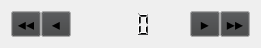
    <widget class="QWidget" name="layoutWidget">
     <property name="geometry">
      <rect>
       <x>70</x>
       <y>80</y>
       <width>261</width>
       <height>31</height>
      </rect>
     </property>
     <layout class="QHBoxLayout" name="editor_channel" stretch="1,1,4,1,1">
      <property name="spacing">
       <number>0</number>
      </property>
      <property name="sizeConstraint">
       <enum>QLayout::SetDefaultConstraint</enum>
      </property>
      <item>
       <widget class="QToolButton" name="down_major_channel">
        <property name="maximumSize">
         <size>
          <width>30</width>
          <height>30</height>
         </size>
        </property>
        <property name="palette">
         <palette>
          <active>
           <colorrole role="Button">
            <brush brushstyle="SolidPattern">
             <color alpha="255">
              <red>72</red>
              <green>73</green>
              <blue>74</blue>
             </color>
            </brush>
           </colorrole>
          </active>
          <inactive>
           <colorrole role="Button">
            <brush brushstyle="SolidPattern">
             <color alpha="255">
              <red>64</red>
              <green>65</green>
              <blue>66</blue>
             </color>
            </brush>
           </colorrole>
          </inactive>
          <disabled>
           <colorrole role="Button">
            <brush brushstyle="SolidPattern">
             <color alpha="255">
              <red>72</red>
              <green>73</green>
              <blue>74</blue>
             </color>
            </brush>
           </colorrole>
          </disabled>
         </palette>
        </property>
        <property name="font">
         <font>
          <family>Tahoma</family>
          <pointsize>12</pointsize>
          <bold>true</bold>
         </font>
        </property>
        <property name="autoFillBackground">
         <bool>false</bool>
        </property>
        <property name="text">
         <string>◂◂</string>
        </property>
        <property name="autoRepeat">
         <bool>true</bool>
        </property>
        <property name="autoRepeatDelay">
         <number>500</number>
        </property>
        <property name="autoRepeatInterval">
         <number>50</number>
        </property>
        <property name="popupMode">
         <enum>QToolButton::InstantPopup</enum>
        </property>
        <property name="toolButtonStyle">
         <enum>Qt::ToolButtonTextOnly</enum>
        </property>
        <property name="autoRaise">
         <bool>false</bool>
        </property>
        <property name="arrowType">
         <enum>Qt::NoArrow</enum>
        </property>
       </widget>
      </item>
      <item>
       <widget class="QToolButton" name="down_minor_channel">
        <property name="maximumSize">
         <size>
          <width>30</width>
          <height>30</height>
         </size>
        </property>
        <property name="palette">
         <palette>
          <active>
           <colorrole role="Button">
            <brush brushstyle="SolidPattern">
             <color alpha="255">
              <red>72</red>
              <green>73</green>
              <blue>74</blue>
             </color>
            </brush>
           </colorrole>
          </active>
          <inactive>
           <colorrole role="Button">
            <brush brushstyle="SolidPattern">
             <color alpha="255">
              <red>64</red>
              <green>65</green>
              <blue>66</blue>
             </color>
            </brush>
           </colorrole>
          </inactive>
          <disabled>
           <colorrole role="Button">
            <brush brushstyle="SolidPattern">
             <color alpha="255">
              <red>72</red>
              <green>73</green>
              <blue>74</blue>
             </color>
            </brush>
           </colorrole>
          </disabled>
         </palette>
        </property>
        <property name="font">
         <font>
          <family>Tahoma</family>
          <pointsize>12</pointsize>
          <bold>true</bold>
         </font>
        </property>
        <property name="autoFillBackground">
         <bool>false</bool>
        </property>
        <property name="text">
         <string>◂</string>
        </property>
        <property name="autoRepeat">
         <bool>true</bool>
        </property>
        <property name="autoRepeatDelay">
         <number>500</number>
        </property>
        <property name="autoRepeatInterval">
         <number>50</number>
        </property>
        <property name="popupMode">
         <enum>QToolButton::InstantPopup</enum>
        </property>
        <property name="toolButtonStyle">
         <enum>Qt::ToolButtonTextOnly</enum>
        </property>
        <property name="autoRaise">
         <bool>false</bool>
        </property>
        <property name="arrowType">
         <enum>Qt::NoArrow</enum>
        </property>
       </widget>
      </item>
      <item>
       <widget class="QLCDNumber" name="lcd_channel">
        <property name="sizePolicy">
         <sizepolicy hsizetype="MinimumExpanding" vsizetype="Minimum">
          <horstretch>0</horstretch>
          <verstretch>0</verstretch>
         </sizepolicy>
        </property>
        <property name="palette">
         <palette>
          <active>
           <colorrole role="Dark">
            <brush brushstyle="SolidPattern">
             <color alpha="255">
              <red>255</red>
              <green>255</green>
              <blue>255</blue>
             </color>
            </brush>
           </colorrole>
          </active>
          <inactive>
           <colorrole role="Dark">
            <brush brushstyle="SolidPattern">
             <color alpha="255">
              <red>64</red>
              <green>65</green>
              <blue>66</blue>
             </color>
            </brush>
           </colorrole>
          </inactive>
          <disabled>
           <colorrole role="Dark">
            <brush brushstyle="SolidPattern">
             <color alpha="255">
              <red>255</red>
              <green>255</green>
              <blue>255</blue>
             </color>
            </brush>
           </colorrole>
          </disabled>
         </palette>
        </property>
        <property name="frameShape">
         <enum>QFrame::NoFrame</enum>
        </property>
        <property name="frameShadow">
         <enum>QFrame::Raised</enum>
        </property>
        <property name="lineWidth">
         <number>0</number>
        </property>
        <property name="smallDecimalPoint">
         <bool>true</bool>
        </property>
        <property name="digitCount">
         <number>3</number>
        </property>
        <property name="segmentStyle">
         <enum>QLCDNumber::Filled</enum>
        </property>
        <property name="value" stdset="0">
         <double>0.000000000000000</double>
        </property>
        <property name="intValue" stdset="0">
         <number>0</number>
        </property>
       </widget>
      </item>
      <item>
       <widget class="QToolButton" name="up_minor_channel">
        <property name="maximumSize">
         <size>
          <width>30</width>
          <height>30</height>
         </size>
        </property>
        <property name="palette">
         <palette>
          <active>
           <colorrole role="Button">
            <brush brushstyle="SolidPattern">
             <color alpha="255">
              <red>72</red>
              <green>73</green>
              <blue>74</blue>
             </color>
            </brush>
           </colorrole>
          </active>
          <inactive>
           <colorrole role="Button">
            <brush brushstyle="SolidPattern">
             <color alpha="255">
              <red>64</red>
              <green>65</green>
              <blue>66</blue>
             </color>
            </brush>
           </colorrole>
          </inactive>
          <disabled>
           <colorrole role="Button">
            <brush brushstyle="SolidPattern">
             <color alpha="255">
              <red>72</red>
              <green>73</green>
              <blue>74</blue>
             </color>
            </brush>
           </colorrole>
          </disabled>
         </palette>
        </property>
        <property name="font">
         <font>
          <family>Tahoma</family>
          <pointsize>12</pointsize>
          <bold>true</bold>
         </font>
        </property>
        <property name="autoFillBackground">
         <bool>false</bool>
        </property>
        <property name="text">
         <string>▸</string>
        </property>
        <property name="autoRepeat">
         <bool>true</bool>
        </property>
        <property name="autoRepeatDelay">
         <number>500</number>
        </property>
        <property name="autoRepeatInterval">
         <number>50</number>
        </property>
        <property name="popupMode">
         <enum>QToolButton::InstantPopup</enum>
        </property>
        <property name="toolButtonStyle">
         <enum>Qt::ToolButtonTextOnly</enum>
        </property>
        <property name="autoRaise">
         <bool>false</bool>
        </property>
        <property name="arrowType">
         <enum>Qt::NoArrow</enum>
        </property>
       </widget>
      </item>
      <item>
       <widget class="QToolButton" name="up_major_channel">
        <property name="maximumSize">
         <size>
          <width>30</width>
          <height>30</height>
         </size>
        </property>
        <property name="palette">
         <palette>
          <active>
           <colorrole role="Button">
            <brush brushstyle="SolidPattern">
             <color alpha="255">
              <red>72</red>
              <green>73</green>
              <blue>74</blue>
             </color>
            </brush>
           </colorrole>
          </active>
          <inactive>
           <colorrole role="Button">
            <brush brushstyle="SolidPattern">
             <color alpha="255">
              <red>64</red>
              <green>65</green>
              <blue>66</blue>
             </color>
            </brush>
           </colorrole>
          </inactive>
          <disabled>
           <colorrole role="Button">
            <brush brushstyle="SolidPattern">
             <color alpha="255">
              <red>72</red>
              <green>73</green>
              <blue>74</blue>
             </color>
            </brush>
           </colorrole>
          </disabled>
         </palette>
        </property>
        <property name="font">
         <font>
          <family>Tahoma</family>
          <pointsize>12</pointsize>
          <bold>true</bold>
         </font>
        </property>
        <property name="autoFillBackground">
         <bool>false</bool>
        </property>
        <property name="text">
         <string>▸▸</string>
        </property>
        <property name="autoRepeat">
         <bool>true</bool>
        </property>
        <property name="autoRepeatDelay">
         <number>500</number>
        </property>
        <property name="autoRepeatInterval">
         <number>50</number>
        </property>
        <property name="popupMode">
         <enum>QToolButton::InstantPopup</enum>
        </property>
        <property name="toolButtonStyle">
         <enum>Qt::ToolButtonTextOnly</enum>
        </property>
        <property name="autoRaise">
         <bool>false</bool>
        </property>
        <property name="arrowType">
         <enum>Qt::NoArrow</enum>
        </property>
       </widget>
      </item>
     </layout>
    </widget>
